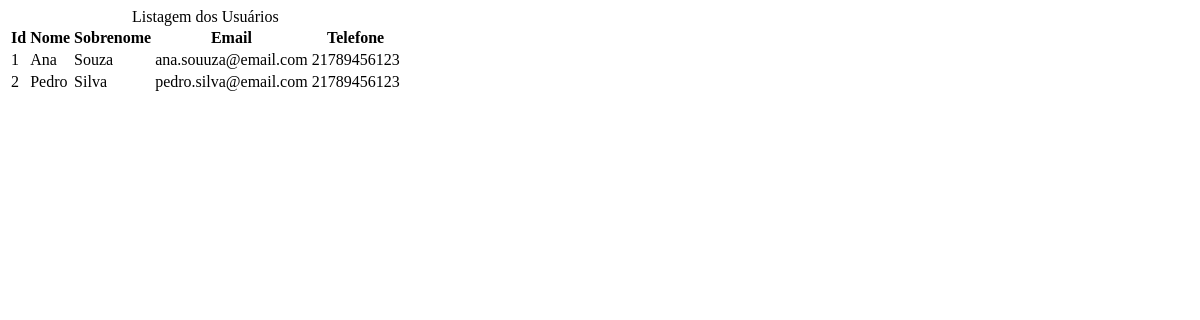
The page /listar/ on the database as committed earlier.
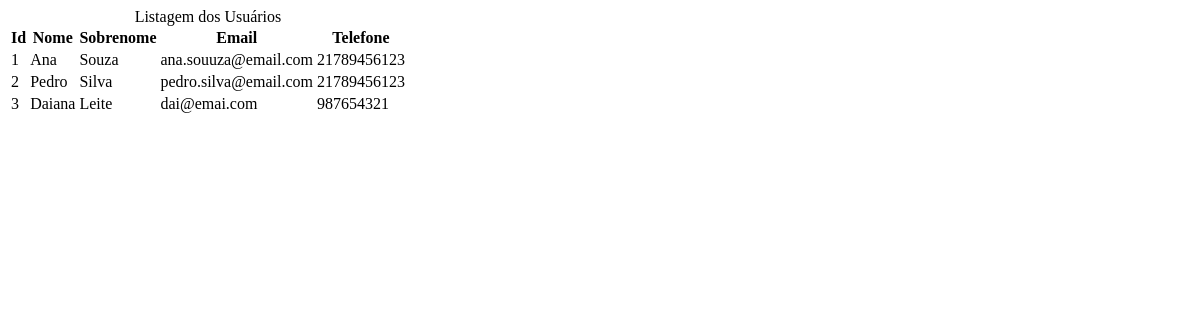
The same page on the database as committed later.
### sistema/models.py (models this page shows, shortened)
class Usuario(models.Model):
    nome = models.CharField(max_length=50)
    sobrenome = models.CharField(max_length=50)
    cpf = models.CharField(max_length=11)
    telefone = models.CharField(max_length=20)
    email = models.EmailField()
    endereco = models.CharField(max_length=100)
    data_cadastro = models.DateTimeField(default=timezone.now) #DATA E HORA DO CADASTRO
    ativo = models.BooleanField(default=True)
    imagem = models.ImageField(blank=True, upload_to='imagens/%Y/%m', )

### sistema/views/usuario_views.py (the view)
# urls.py: path('listar/', views.listarUsuario),
def listarUsuario(request):
    usuarios = Usuario.objects.all()
    context = {
        'usuarios': usuarios,
    }
    return render(
        request,
        'usuarios/listar.html',
        context,
        )

### sistema/templates/usuarios/listar.html
<div class="container">
    <table class="table">
        <caption class="table-caption">
            Listagem dos Usuários
        </caption>
        <thead>
            <tr class="table-row table-row-header">
                <th class="table-header">Id</th>
                <th class="table-header">Nome</th>
                <th class="table-header">Sobrenome</th>
                <th class="table-header">Email</th>
                <th class="table-header">Telefone</th>
            </tr>
        </thead>
        <tbody>
            {% for usuario in usuarios %}
                <tr class="table-row">
                    <td class="table-cel">{{usuario.id}}</td>
                    <td class="table-cel">{{usuario.nome}}</td>
                    <td class="table-cel">{{usuario.sobrenome}}</td>
                    <td class="table-cel">{{usuario.email}}</td>
                    <td class="table-cel">{{usuario.telefone}}</td>
                </tr>
            {% endfor %}
        </tbody>
    </table>
</div>

Rows that differ between the two databases and show on the page:
added Usuario: id "3", nome "Daiana", sobrenome "Leite", email "dai@emai.com", telefone "987654321"
